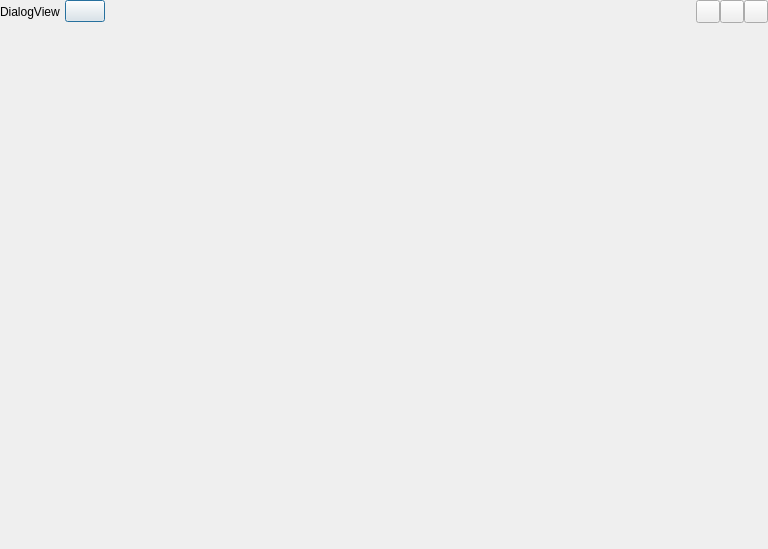
<?xml version="1.0" encoding="UTF-8"?>
<ui version="4.0">
 <class>PLSDialogView</class>
 <widget class="QDialog" name="PLSDialogView">
  <property name="geometry">
   <rect>
    <x>0</x>
    <y>0</y>
    <width>768</width>
    <height>549</height>
   </rect>
  </property>
  <property name="windowTitle">
   <string>Dialog</string>
  </property>
  <layout class="QVBoxLayout" name="verticalLayout_2">
   <property name="spacing">
    <number>0</number>
   </property>
   <property name="leftMargin">
    <number>0</number>
   </property>
   <property name="topMargin">
    <number>0</number>
   </property>
   <property name="rightMargin">
    <number>0</number>
   </property>
   <property name="bottomMargin">
    <number>0</number>
   </property>
   <item>
    <widget class="PLSTransparentForMouseEventsFrame" name="plsDialogViewBorderFrame">
     <property name="frameShape">
      <enum>QFrame::NoFrame</enum>
     </property>
     <property name="frameShadow">
      <enum>QFrame::Raised</enum>
     </property>
     <layout class="QVBoxLayout" name="mainLayout" stretch="0,0,1">
      <property name="spacing">
       <number>0</number>
      </property>
      <property name="leftMargin">
       <number>0</number>
      </property>
      <property name="topMargin">
       <number>0</number>
      </property>
      <property name="rightMargin">
       <number>0</number>
      </property>
      <property name="bottomMargin">
       <number>0</number>
      </property>
      <item>
       <widget class="PLSTransparentForMouseEventsFrame" name="titleBar">
        <property name="frameShape">
         <enum>QFrame::NoFrame</enum>
        </property>
        <property name="frameShadow">
         <enum>QFrame::Raised</enum>
        </property>
        <property name="excludeSpecChildren" stdset="0">
         <stringlist notr="true">
          <string>min</string>
          <string>maxres</string>
          <string>close</string>
         </stringlist>
        </property>
        <layout class="QHBoxLayout" name="titleBarLayout" stretch="0,0,1,0">
         <property name="spacing">
          <number>5</number>
         </property>
         <property name="leftMargin">
          <number>0</number>
         </property>
         <property name="topMargin">
          <number>0</number>
         </property>
         <property name="rightMargin">
          <number>0</number>
         </property>
         <property name="bottomMargin">
          <number>0</number>
         </property>
         <item alignment="Qt::AlignHCenter">
          <widget class="PLSTransparentForMouseEventsLabel" name="titleLabel">
           <property name="sizePolicy">
            <sizepolicy hsizetype="Expanding" vsizetype="Preferred">
             <horstretch>0</horstretch>
             <verstretch>0</verstretch>
            </sizepolicy>
           </property>
           <property name="text">
            <string>DialogView</string>
           </property>
          </widget>
         </item>
         <item alignment="Qt::AlignHCenter">
          <widget class="QPushButton" name="helpBtn">
           <property name="text">
            <string/>
           </property>
          </widget>
         </item>
         <item>
          <spacer name="dialogRightSpacer">
           <property name="orientation">
            <enum>Qt::Horizontal</enum>
           </property>
           <property name="sizeHint" stdset="0">
            <size>
             <width>0</width>
             <height>0</height>
            </size>
           </property>
          </spacer>
         </item>
         <item>
          <layout class="QHBoxLayout" name="titleButtonLayout">
           <property name="spacing">
            <number>0</number>
           </property>
           <item>
            <widget class="QToolButton" name="min">
             <property name="cursor">
              <cursorShape>ArrowCursor</cursorShape>
             </property>
             <property name="text">
              <string/>
             </property>
            </widget>
           </item>
           <item>
            <widget class="QToolButton" name="maxres">
             <property name="cursor">
              <cursorShape>ArrowCursor</cursorShape>
             </property>
             <property name="text">
              <string/>
             </property>
            </widget>
           </item>
           <item>
            <widget class="QToolButton" name="close">
             <property name="cursor">
              <cursorShape>ArrowCursor</cursorShape>
             </property>
             <property name="text">
              <string notr="true"/>
             </property>
            </widget>
           </item>
          </layout>
         </item>
        </layout>
       </widget>
      </item>
      <item>
       <widget class="QWidget" name="hline" native="true">
        <property name="minimumSize">
         <size>
          <width>0</width>
          <height>1</height>
         </size>
        </property>
        <property name="maximumSize">
         <size>
          <width>16777215</width>
          <height>1</height>
         </size>
        </property>
       </widget>
      </item>
      <item>
       <widget class="PLSTransparentForMouseEventsFrame" name="content">
        <property name="frameShape">
         <enum>QFrame::NoFrame</enum>
        </property>
        <property name="frameShadow">
         <enum>QFrame::Raised</enum>
        </property>
        <property name="excludeChildren" stdset="0">
         <string notr="true">All</string>
        </property>
       </widget>
      </item>
     </layout>
    </widget>
   </item>
  </layout>
 </widget>
 <customwidgets>
  <customwidget>
   <class>PLSTransparentForMouseEventsFrame</class>
   <extends>QFrame</extends>
   <header>PLSTransparentForMouseEvents.h</header>
   <container>1</container>
  </customwidget>
  <customwidget>
   <class>PLSTransparentForMouseEventsLabel</class>
   <extends>QLabel</extends>
   <header>PLSTransparentForMouseEvents.h</header>
  </customwidget>
 </customwidgets>
 <resources/>
 <connections/>
</ui>
